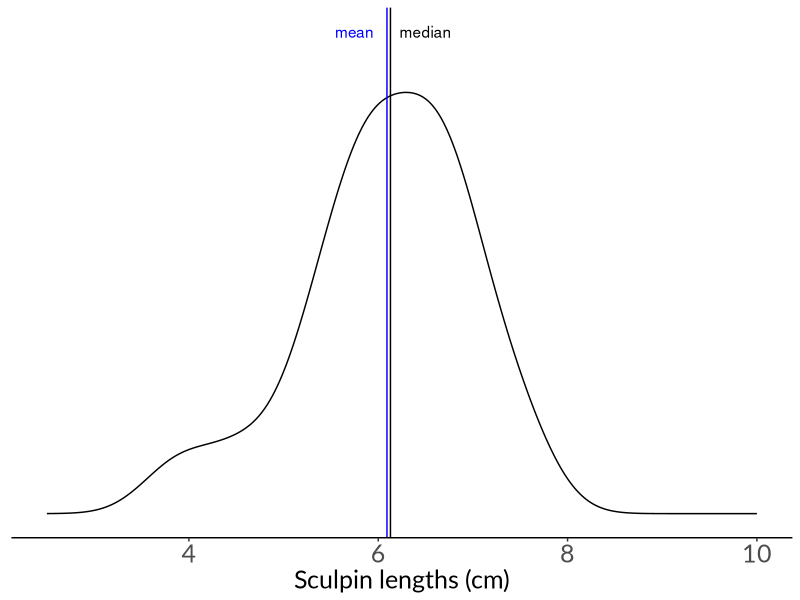
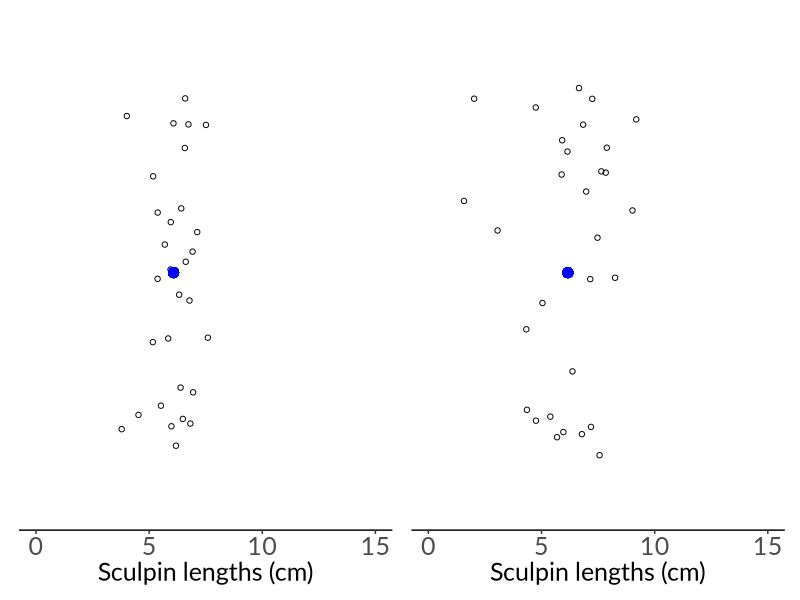
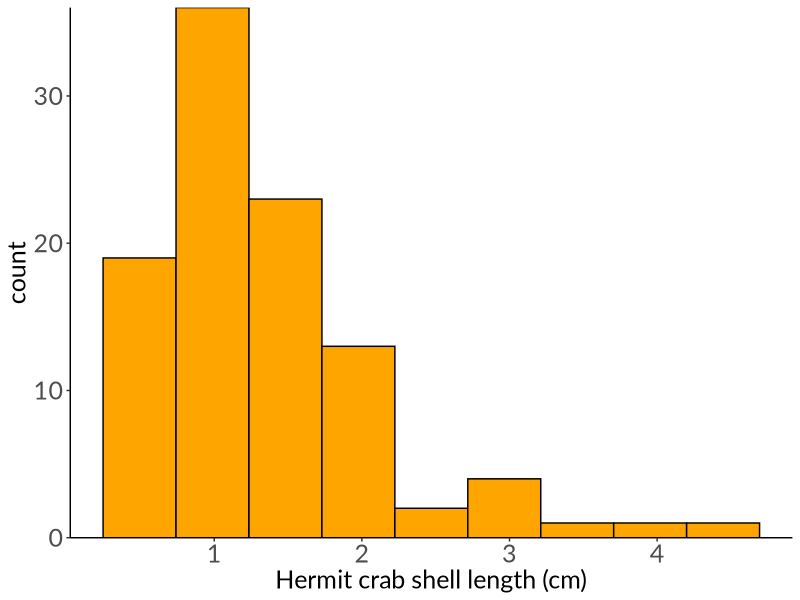
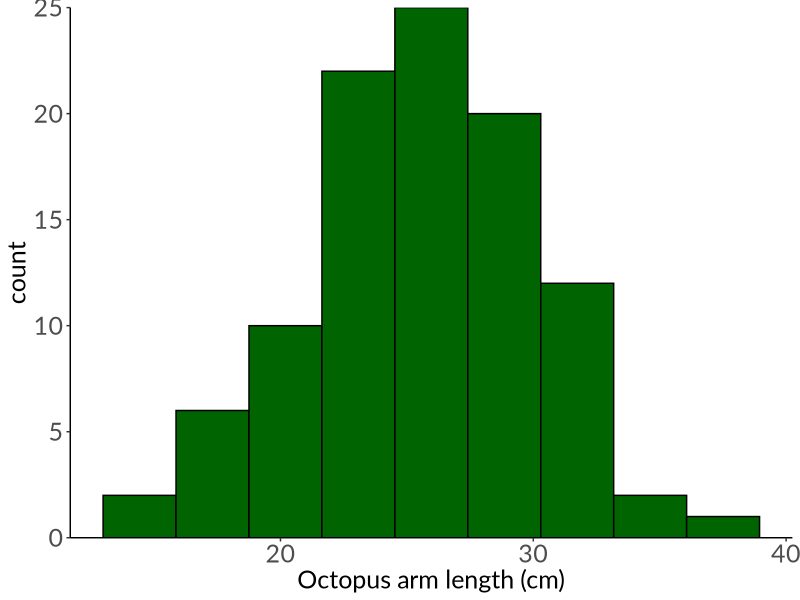
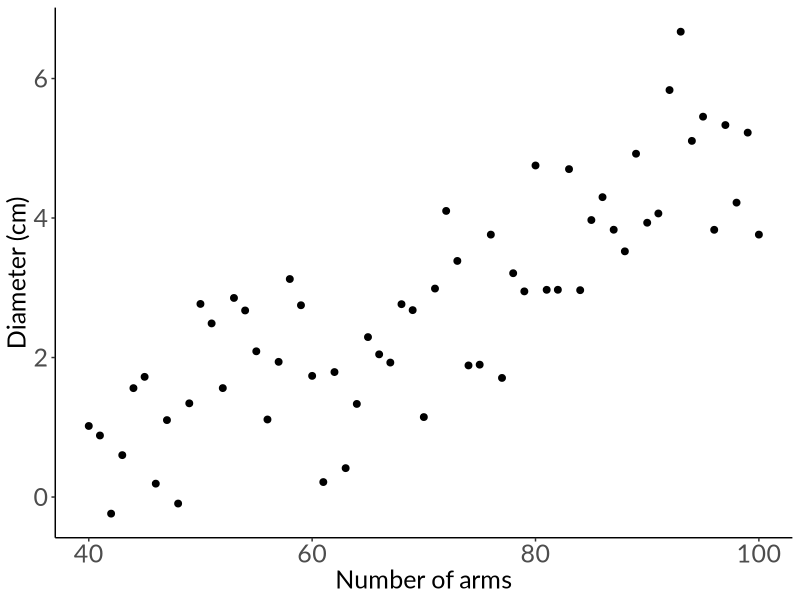
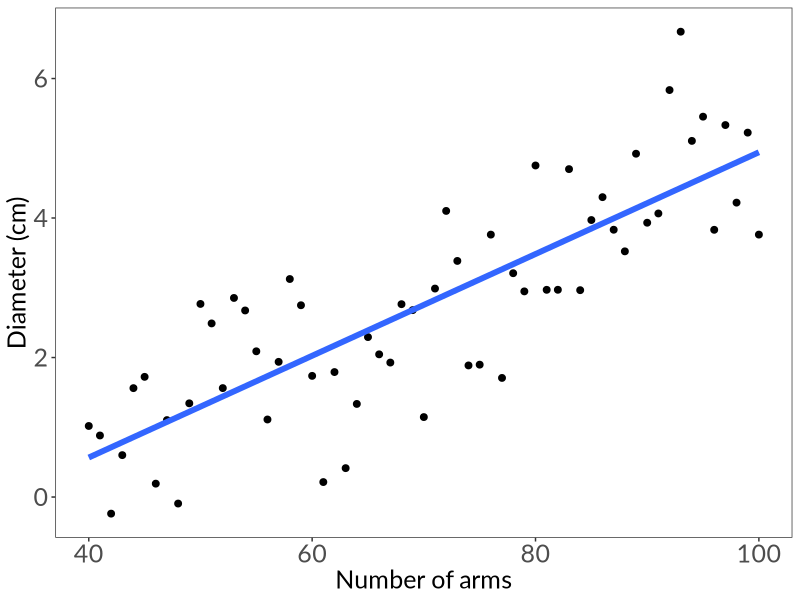
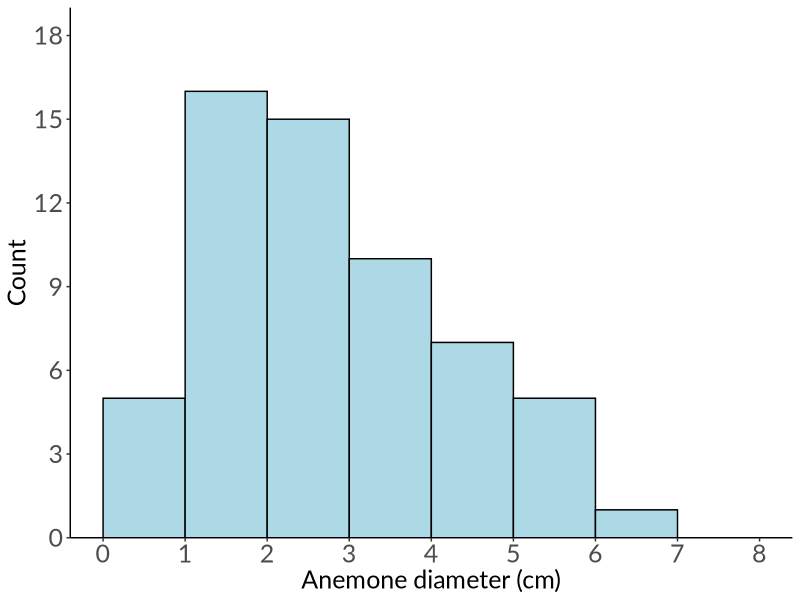
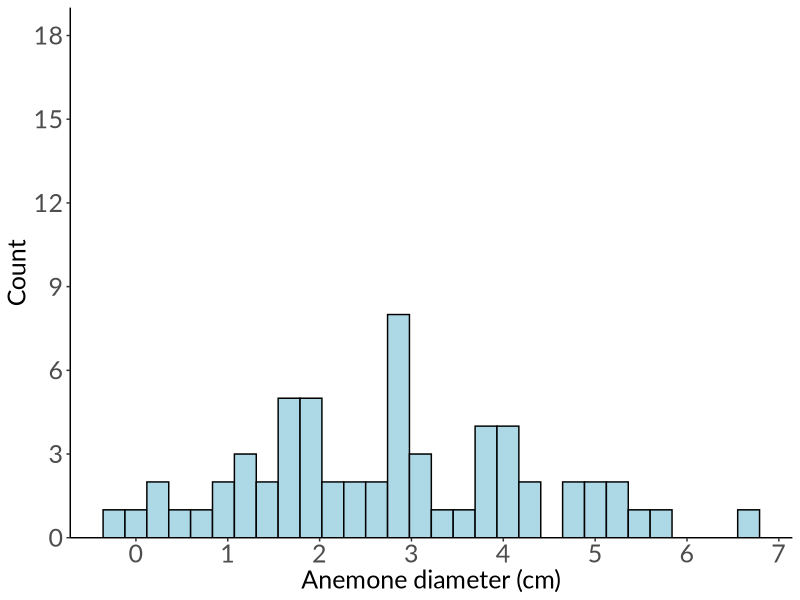

Reproduce these figures in R, in order.
## ---- chunk 1
# cleaning
library(tidyverse)
theme_set(theme_classic() +
            theme(panel.grid = element_blank(),
                  axis.text = element_text(size = 18),
                  axis.title = element_text(size = 18),
                  text = element_text(family = "Lato")))

# visualization
library(patchwork)
## ---- chunk 2
set.seed(1)
rnorm(n = 40, mean = 6, sd = 1) %>% 
  as_tibble() %>% 
  ggplot(aes(x = value)) +
  geom_density() +
  geom_vline(aes(xintercept = mean(value)), color = "blue") +
  annotate("text", x = 5.75, y = 0.5, label = "mean", color = "blue") +
  geom_vline(aes(xintercept = median(value))) +
  annotate("text", x = 6.5, y  = 0.5, label = "median") +
  scale_x_continuous(limits = c(2.5, 10)) +
  scale_y_continuous(limits = c(0, 0.5)) +
  labs(x = "Sculpin lengths (cm)") +
  theme(axis.text.y = element_blank(),
        axis.title.y = element_blank(),
        axis.ticks.y = element_blank(),
        axis.line.y = element_blank())
## ---- chunk 3
#| fig-width: 10
#| fig-height: 5

set.seed(1)
narrow <- rnorm(n = 30, mean = 6, sd = 1) %>% 
  as_tibble() %>% 
  mutate(y = 0) %>% 
  ggplot(aes(x = value, y = y)) +
  geom_jitter(shape = 21) +
  geom_point(aes(x = mean(value), y = 0), color = "blue", size = 3) +
  scale_x_continuous(limits = c(0, 15)) +
  scale_y_continuous(limits = c(-0.5, 0.5)) +
  theme(axis.line.y = element_blank(),
        axis.ticks.y = element_blank(),
        axis.text.y = element_blank(),
        axis.title.y = element_blank()) +
  labs(x = "Sculpin lengths (cm)")
# min: 3.78
# max: 7.60

set.seed(1)
wide <- rnorm(n = 30, mean = 6, sd = 2) %>% 
  as_tibble() %>% 
  mutate(y = 0) %>% 
  ggplot(aes(x = value, y = y)) +
  geom_jitter(shape = 21) +
    geom_point(aes(x = mean(value), y = 0), color = "blue", size = 3) +
  scale_x_continuous(limits = c(0, 15)) +
  scale_y_continuous(limits = c(-0.5, 0.5)) +
  theme(axis.line.y = element_blank(),
        axis.ticks.y = element_blank(),
        axis.text.y = element_blank(),
        axis.title.y = element_blank()) +
  labs(x = "Sculpin lengths (cm)")
# min: 1.57
# max: 9.19

narrow + wide
## ---- chunk 4
set.seed(1)
ex1 <- rf(n = 100, df1 = 30, df2 = 10)
mean(ex1)
median(ex1)

ex1 %>% 
  enframe() %>% 
  ggplot(aes(x = value)) +
  geom_histogram(bins = 9,
                 color = "#000000",
                 fill = "orange") +
  scale_y_continuous(expand = c(0, 0)) +
  labs(x = "Hermit crab shell length (cm)")

set.seed(1)
ex2 <- rnorm(n = 100, mean = 25, sd = 5)
mean(ex2)
median(ex2)

ex2 %>% 
  enframe() %>% 
  ggplot(aes(x = value)) +
  geom_histogram(bins = 9,
                 color = "#000000",
                 fill = "darkgreen") +
  scale_y_continuous(expand = c(0, 0)) +
  labs(x = "Octopus arm length (cm)")
## ---- chunk 5
# number of arms 
arms <- seq(from = 40, to = 100, by = 1)

# diameter: anemones can be up to 8 cm long
set.seed(10)
diam <- rnorm(length(arms), mean = seq(from = 1, to = 5, length = length(arms)), sd = 1) 

# create a data frame
df <- cbind(diam, arms) %>% 
  as.data.frame()

ggplot(df, aes(x = arms, y = diam)) +
  geom_point(size = 2) +
  labs(x = "Number of arms", y = "Diameter (cm)")
  

ggplot(df, aes(x = arms, y = diam)) +
  geom_point(size = 2) +
  # just using geom smooth for the purposes of visualization
  geom_smooth(method = "lm", se = FALSE, linewidth = 2) +
  labs(x = "Number of arms", y = "Diameter (cm)") +
  theme_bw() +
  theme(panel.grid = element_blank(),
        axis.text = element_text(size = 18),
        axis.title = element_text(size = 18),
        text = element_text(family = "Lato"))
## ---- chunk 6
ggplot(df, aes(x = diam)) +
  scale_x_continuous(breaks = seq(from = 0, to = 8, by = 1)) +
  scale_y_continuous(expand = c(0, 0), limits = c(0, 19), breaks = seq(from = 0, to = 18, by = 3)) +
  geom_histogram(breaks = seq(from = 0, to = 8, by = 1), color = "#000000", fill = "lightblue") +
  labs(x = "Anemone diameter (cm)", y = "Count") +
  theme(panel.grid = element_blank(),
        axis.text = element_text(size = 18),
        axis.title = element_text(size = 18),
        text = element_text(family = "Lato")) 
## ---- chunk 7
ggplot(df, aes(x = diam)) +
  scale_x_continuous(breaks = seq(from = 0, to = 8, by = 1)) +
  scale_y_continuous(expand = c(0, 0), limits = c(0, 19), breaks = seq(from = 0, to = 18, by = 3)) +
  geom_histogram(color = "#000000", fill = "lightblue") +
  labs(x = "Anemone diameter (cm)", y = "Count") +
  theme(panel.grid = element_blank(),
        axis.text = element_text(size = 18),
        axis.title = element_text(size = 18),
        text = element_text(family = "Lato")) 

ggplot(df, aes(x = diam)) +
  scale_x_continuous(breaks = seq(from = 0, to = 8, by = 1)) +
  scale_y_continuous(expand = c(0, 0)) +
  geom_histogram(color = "#000000", fill = "lightblue", bins = 3) +
  labs(x = "Anemone diameter (cm)", y = "Count") +
  theme(panel.grid = element_blank(),
        axis.text = element_text(size = 18),
        axis.title = element_text(size = 18),
        text = element_text(family = "Lato")) 
## ---- chunk 8
set.seed(1)

pretend_lengths <- cbind(
  juveniles = rnorm(20, mean = 2, sd = 0.5), 
  females = rnorm(20, mean = 8, sd = 1), 
  males = rnorm(20, mean = 4, sd = 1)
) %>% 
  as_tibble() %>% 
  pivot_longer(cols = 1:3)

ggplot(pretend_lengths, aes(x = name, y = value, color = name)) +
  geom_jitter(width = 0.1, alpha = 0.8, size = 2) +
  scale_color_manual(values = c("darkgreen", "cornflowerblue", "orange")) +
  labs(y = "Weight (g)") +
  theme(axis.title.x = element_blank(),
        legend.position = "none")

ggplot(pretend_lengths, aes(x = name, y = value, color = name, fill = name)) +
  geom_boxplot(alpha = 0.8) +
  scale_color_manual(values = c("darkgreen", "cornflowerblue", "orange")) +
  scale_fill_manual(values = c("darkgreen", "cornflowerblue", "orange")) +
  labs(y = "Weight (g)") +
  theme(axis.title.x = element_blank(),
        legend.position = "none")


## ---- chunk 9
#| fig-width: 8
#| fig-height: 4

ggplot(data.frame(x = 1:55), aes(x)) +
  stat_function(geom = "bar", n = 55, fun = dpois, args = list(lambda = 10), fill = "coral") +
  scale_y_continuous(expand = c(0, 0), limits = c(0, 0.13)) +
  coord_cartesian(xlim = c(0, 22)) +
  labs(x = "Mussel clump size (count)", y = "Probability mass") +
  theme_bw() +
  theme(panel.grid = element_blank(),
        axis.text = element_text(size = 18),
        axis.title = element_text(size = 18),
        text = element_text(family = "Lato")) 
## ---- chunk 10
#| fig-width: 8
#| fig-height: 4

ggplot(data.frame(x = 1:20), aes(x)) +
  stat_function(geom = "line", n = 100, fun = dnorm, args = list(mean = 10, sd = 2), linewidth = 1) +
  stat_function(geom = "area", fun = dnorm, args = list(mean = 10, sd = 2), xlim = c(12, 14), fill = "turquoise3") +
  geom_vline(xintercept = 12, lty = 2, color = "grey", linewidth = 1) +
  geom_vline(xintercept = 14, lty = 2, color = "grey", linewidth = 1) +
  scale_y_continuous(expand = c(0, 0), limits = c(0, 0.22)) +
  # coord_cartesian(xlim = c(0, 22)) +
  labs(x = "Individual mussel weight (g)", y = "Probability density") 
## ---- chunk 11
set.seed(1)
normdist <- rnorm(n = 100000, mean = 0, sd = 1) %>% 
  as_tibble(rownames = "x")

ggplot(normdist) +
  geom_histogram(aes(x = value, after_stat(density)), fill = "white", color = "black", bins = 100) +
  stat_function(fun = dnorm, args = list(mean = 0, sd = 1), color = "blue", linewidth = 2) +
  scale_y_continuous(expand = c(0, 0), limits = c(0, 0.42)) +
  labs(x = "Continuous value", y = "Density") 
## ---- chunk 12
ggplot(data.frame(x = -10:25), aes(x)) +
  stat_function(geom = "line", n = 1000, fun = dnorm, args = list(mean = 0, sd = 1), linewidth = 1, color = "darkorange") +
  annotate("text", x = 4.5, y = 0.4, label = "\U03BC = 0, \U03C3 = 1", color = "darkorange", size = 6) +
  stat_function(geom = "line", n = 1000, fun = dnorm, args = list(mean = 15, sd = 3), linewidth = 1, color = "blue") +
  annotate("text", x = 16, y = 0.15, label = "\U03BC = 15, \U03C3 = 3", color = "blue", size = 6) +
  stat_function(geom = "line", n = 1000, fun = dnorm, args = list(mean = 5, sd = 5), linewidth = 1, color = "darkgreen") +
  annotate("text", x = 7, y = 0.1, label = "\U03BC = 5, \U03C3 = 5", color = "darkgreen", size = 6) +
  scale_x_continuous(breaks = seq(-10, 25, 5)) +
  scale_y_continuous(expand = c(0, 0), limits = c(0, 0.42)) +
  labs(x = "Continuous value", y = "Density") 
## ---- chunk 13
#| fig-width: 10
#| fig-height: 5

# z-score
q <- -1.23

ggplot(data.frame(x = -4:4), aes(x)) +
  # zscore
  geom_linerange(x = q, ymin = 0, ymax = 0.19) +
  # area under the curve
  stat_function(geom = "area", fun = dnorm, args = list(mean = 0, sd = 1), xlim = c(-4, -1.23), fill = "turquoise3") +
  # Z distribution curve
  stat_function(geom = "line", n = 1000, fun = dnorm, args = list(mean = 0, sd = 1), linewidth = 1.5, color = "darkorange") +
  scale_y_continuous(expand = c(0, 0), limits = c(0, 0.45)) +
  theme(axis.text.y = element_blank(),
        axis.ticks.y = element_blank(),
        axis.title = element_blank(),
        axis.line.y = element_blank())
## ---- chunk 14
pnorm(q, mean = 0, sd = 1)
## ---- chunk 15
# calculate the z-score
chiton_z <- (6 - 12)/3
  
# calculate the probability under the curve
pnorm(chiton_z, mean = 0, sd = 1)
## ---- chunk 16
#| fig-width: 16
#| fig-height: 8

labels <- c(
  "", "\U03BC - 3\U03C3", "\U03BC - 2\U03C3", "\U03BC - \U03C3", "\U03BC", "\U03BC + \U03C3", "\U03BC + 2\U03C3", "\U03BC + 3\U03C3", ""
)

ggplot(data.frame(x = -4:4), aes(x)) +
  geom_linerange(x = 1, ymin = 0, ymax = 0.24) +
  geom_linerange(x = -1, ymin = 0, ymax = 0.24) +
  geom_linerange(x = 2, ymin = 0, ymax = 0.055) +
  geom_linerange(x = -2, ymin = 0, ymax = 0.055) +
  geom_linerange(x = 3, ymin = 0, ymax = 0.005) +
  geom_linerange(x = -3, ymin = 0, ymax = 0.005) +
  geom_linerange(x = 0, ymin = 0, ymax = 0.399) +
  stat_function(geom = "line", n = 1000, fun = dnorm, args = list(mean = 0, sd = 1), linewidth = 1.5, color = "darkorange") +
  scale_x_continuous(labels = labels, breaks = seq(-4, 4, by = 1)) +
  scale_y_continuous(expand = c(0, 0), limits = c(0, 0.41)) +
  labs(x = "") +
  theme_classic() +
  theme(panel.grid = element_blank(),
        axis.text = element_text(size = 24),
        axis.line.y = element_blank(),
        axis.title.y = element_blank(),
        axis.text.y = element_blank(),
        axis.ticks = element_blank()) 
## ---- chunk 17
ggplot(data.frame(x = -10:10), aes(x)) +
  stat_function(geom = "line", n = 1000, fun = dt, args = list(df = 1), linewidth = 1, color = "#856F33") +
  annotate("text", x = 3.5, y = 0.3, label = "\U03BD = 1", color = "#856F33", size = 6) +
  stat_function(geom = "line", n = 1000, fun = dt, args = list(df = 3), linewidth = 1, color = "#E6821C") + 
  annotate("text", x = 3.5, y = 0.35, label = "\U03BD = 3", color = "#E6821C", size = 6) +
  stat_function(geom = "line", n = 1000, fun = dt, args = list(df = 5), linewidth = 1, color = "#56E9E7") +
  annotate("text", x = 3.5, y = 0.37, label = "\U03BD = 5", color = "#56E9E7", size = 6) +
  stat_function(geom = "line", n = 1000, fun = dt, args = list(df = 100), linewidth = 1, color = "#04B37F") +
    annotate("text", x = 3.5, y = 0.4, label = "\U03BD = 100", color = "#04B37F", size = 6) +
  scale_y_continuous(expand = c(0, 0), limits = c(0, 0.42)) +
  labs(x = "Continuous value", y = "Density") +
  theme_bw() +
  theme(panel.grid = element_blank(),
        axis.text = element_text(size = 18),
        axis.title = element_text(size = 18),
        text = element_text(family = "Lato")) 
## ---- chunk 18
ggplot(data.frame(x = 0:10), aes(x)) +
  stat_function(geom = "line", n = 1000, fun = dunif, args = list(min = 2, max = 8), linewidth = 1, color = "firebrick4") +
  annotate("text", x = 2, y = 0.172, label = "a = 2", color = "firebrick4", size = 6) + 
  annotate("text", x = 8, y = 0.172, label = "b = 8", color = "firebrick4", size = 6) + 
  scale_x_continuous(breaks = seq(0, 10, 2)) +
  scale_y_continuous(expand = c(0, 0), limits = c(-0.001, 0.18)) +
  labs(x = "Continuous value", y = "Density") +
  theme_bw() +
  theme(panel.grid = element_blank(),
        axis.text = element_text(size = 18),
        axis.title = element_text(size = 18),
        text = element_text(family = "Lato")) 
## ---- chunk 19
ggplot(data.frame(x = 1:20), aes(x)) +
  stat_function(geom = "line", n = 20, fun = dbinom, args = list(size = 20, p = 0.1), color = "black") +
  stat_function(geom = "point", n = 20, fun = dbinom, args = list(size = 20, p = 0.1), color = "#6D9929", size = 3) +
  annotate("text", x = 5.5, y = 0.29, label = "n = 20, p = 0.1", color = "#6D9929", size = 6) +
  stat_function(geom = "line", n = 20, fun = dbinom, args = list(size = 20, p = 0.4), color = "black") +
  stat_function(geom = "point", n = 20, fun = dbinom, args = list(size = 20, p = 0.4), color = "#4A76E5", size = 3) +
  annotate("text", x = 8, y = 0.2, label = "n = 20, p = 0.4", color = "#4A76E5", size = 6) +
  stat_function(geom = "line", n = 20, fun = dbinom, args = list(size = 20, p = 0.7), color = "black") +
  stat_function(geom = "point", n = 20, fun = dbinom, args = list(size = 20, p = 0.7), color = "#E67960", size = 3) +
  annotate("text", x = 15, y = 0.21, label = "n = 20, p = 0.7", color = "#E67960", size = 6) +
  scale_y_continuous(expand = c(0, 0), limits = c(0, 0.32)) +
  labs(x = "Number of successes", y = "Mass") +
  theme_bw() +
  theme(panel.grid = element_blank(),
        axis.text = element_text(size = 18),
        axis.title = element_text(size = 18),
        text = element_text(family = "Lato")) 
## ---- chunk 20
ggplot(data.frame(x = 1:20), aes(x)) +
  stat_function(geom = "line", n = 20, fun = dpois, args = list(lambda = 1), color = "black") +
  stat_function(geom = "point", n = 20, fun = dpois, args = list(lambda = 1), color = "coral", size = 4) +
  annotate("text", x = 3, y = 0.37, label = "\U03BB = 1", color = "coral", size = 6) +
  stat_function(geom = "line", n = 20, fun = dpois, args = list(lambda = 4), color = "black") +
  stat_function(geom = "point", n = 20, fun = dpois, args = list(lambda = 4), color = "darkgreen", size = 4) +
  annotate("text", x = 6, y = 0.2, label = "\U03BB = 4", color = "darkgreen", size = 6) +
  stat_function(geom = "line", n = 20, fun = dpois, args = list(lambda = 10), color = "black") +
  stat_function(geom = "point", n = 20, fun = dpois, args = list(lambda = 10), color = "turquoise", size = 4) +
  annotate("text", x = 14, y = 0.12, label = "\U03BB = 10", color = "turquoise", size = 6) +
  scale_y_continuous(expand = c(0, 0), limits = c(0, 0.42)) +
  labs(x = "Discrete value", y = "Mass") 
